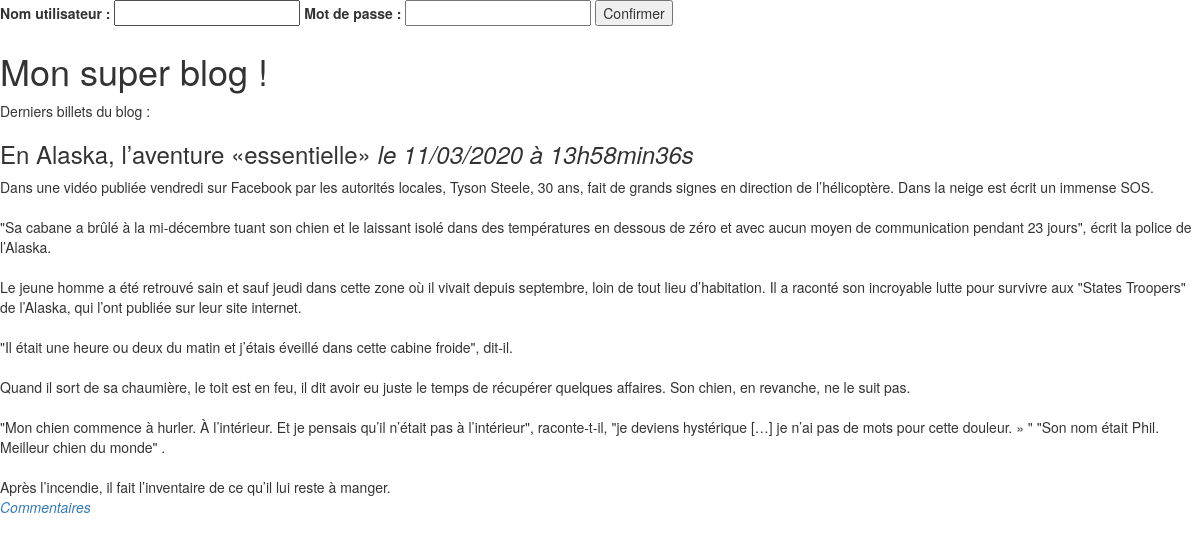
The page / on the database its author committed.
### tables this page shows
CREATE TABLE IF NOT EXISTS `posts` (
  `id` int(11) NOT NULL AUTO_INCREMENT,
  `author` varchar(255) NOT NULL,
  `content` text NOT NULL,
  `creation_date` datetime NOT NULL,
  `title` varchar(255) NOT NULL,
  PRIMARY KEY (`id`)
);

### controller/frontend.php (called while the page is built, shortened)
<?php
require_once('model/ArticleManager.php');
function listPosts()
{
    $postManager = new ArticleManager();
    $posts = $postManager->getPosts();
    require('view/frontend/showPostView.php');
}

### index.php (called while the page is built, shortened)
<?php
require('controller/frontend.php');
listPosts();

### model/ArticleManager.php (called while the page is built, shortened)
<?php
class ArticleManager extends Manager{
    public function getPosts(){
        $db = $this -> dbConnect();
        $req = $db->query('SELECT id, title, content, DATE_FORMAT(creation_date, \'%d/%m/%Y à %Hh%imin%ss\') AS creation_date_fr FROM posts ORDER BY creation_date DESC LIMIT 0, 5');
        return $req;
    }
} ?>

### view/frontend/showPostView.php (the view, shortened to what this page needs)
<h1>Mon super blog !</h1>
<p>Derniers billets du blog :</p>
<?php
while ($data = $posts->fetch())
{
?>
    <div class="news">
        <h3>
            <?= htmlspecialchars($data['title']) ?>
            <em>le <?= $data['creation_date_fr'] ?></em>
        </h3>
        <p>
            <?= nl2br(htmlspecialchars($data['content'])) ?>
            <br />
            <em><a href="posts.php?action=post&amp;id=<?= $data['id'] ?>">Commentaires</a></em>
        </p>
    </div>
<?php
}
?>
<?php require('template.php'); ?>

### rows shown on the page
posts: title "En Alaska, l’aventure «essentielle»", creation_date_fr "11/03/2020 à 13h58min36s", content "Dans une vidéo publiée vendredi sur Facebook par les autorités locales, Tyson Steele, 30 ans, fait de grands signes en direction de l’hélicoptère. Dans la neige est écrit un immense SOS. \"Sa cabane a brûlé à la mi-décembre tuant son chien et le laissant isolé dans des températures en dessous de zéro et avec aucun moyen de communication pendant 23 jours\", écrit la police de l’Alaska. Le jeune homme a été retrouvé sain et sauf jeudi dans cette zone où il vivait depuis septembre, loin de tout lieu d’habitation. Il a raconté son incroyable lutte pour survivre aux \"States Troopers\" de l’Alaska, qui l’ont publiée sur leur site internet. \"Il était une heure ou deux du matin et j’étais éveillé dans…"
